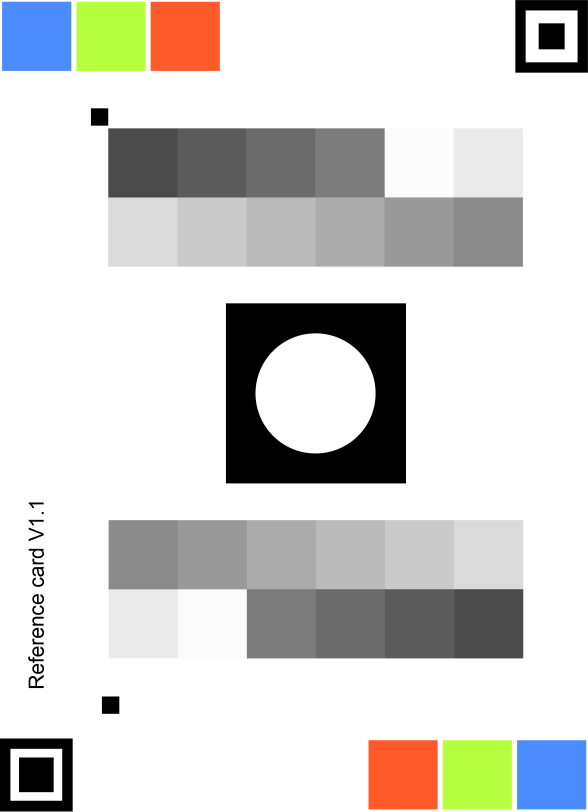
#> input picture RC v1.1.jpg, 1764 x 2434 px (shown at 1/3 size)
$ python convex_hull.py --input 'RC v1.1.jpg'
#> lines starting #> are read from the running program, lines starting #| are printed output that depends on the picture; after the words box and inside, x2 and y2 are one past the last pixel; in counts of white or black regions, pixels touching at a corner belong together
from __future__ import print_function
import cv2 as cv
import numpy as np
import argparse
import random as rng
rng.seed(12345)


def thresh_callback(val):
    threshold = val
    # Detect edges using Canny
    # canny_output = cv.Canny(src_gray, threshold, threshold * 2)
    th, canny_output = cv.threshold(src_gray, 127, 255, cv.THRESH_BINARY_INV)

    # Find contours
    contours, _ = cv.findContours(
        canny_output.copy(), cv.RETR_TREE, cv.CHAIN_APPROX_SIMPLE)
    choosen = cv.drawContours(
        canny_output, contours,
        -1, (255), thickness=cv.FILLED
    )

    cv.imshow("window", choosen)
    cv.waitKey(0)
    return

    # Find the convex hull object for each contour
    hull_list = []
    for i in range(len(contours)):
        hull = cv.convexHull(contours[i])
        hull_list.append(hull)
    # Draw contours + hull results
    drawing = np.zeros(
        (canny_output.shape[0], canny_output.shape[1], 3), dtype=np.uint8)
    for i in range(len(contours)):
        color = (rng.randint(0, 256), rng.randint(0, 256), rng.randint(0, 256))
        cv.drawContours(drawing, contours, i, color)
        cv.drawContours(drawing, hull_list, i, color)
    # Show in a window
    # cv.imshow('Contours', drawing)


# Load source image
parser = argparse.ArgumentParser(description='Code for Convex Hull tutorial.')
parser.add_argument('--input', help='Path to input image.',
                    default='stuff.jpg')
args = parser.parse_args()
src = cv.imread(cv.samples.findFile(args.input))
#> src is the input picture: shape (2434, 1764, 3); mean B, G, R 208.8, 211.3, 211.9
if src is None:
    print('Could not open or find the image:', args.input)
    exit(0)
# Convert image to gray and blur it
src_gray = cv.cvtColor(src, cv.COLOR_BGR2GRAY)
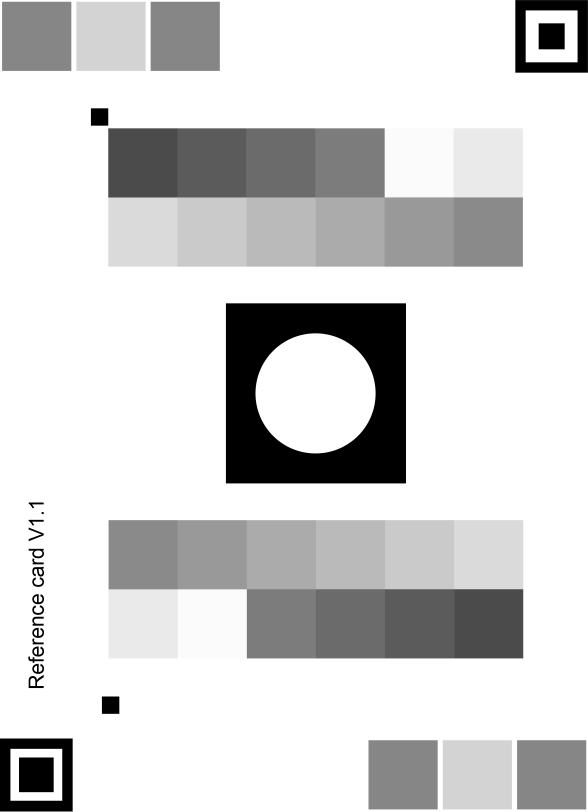
#> src_gray: shape (2434, 1764) (shown at 1/3 size); min 0, max 255, mean 211.2
src_gray = cv.blur(src_gray, (3, 3))
# Create Window
source_window = 'Source'
cv.namedWindow(source_window)
# cv.imshow(source_window, src)
max_thresh = 255
thresh = 127  # initial threshold
cv.createTrackbar('Canny thresh:', source_window,
                  thresh, max_thresh, thresh_callback)
thresh_callback(thresh)
#> in thresh_callback, `th, canny_output = cv.threshold(src_gray, 127, 255, cv.THRESH_BINARY_I..`:
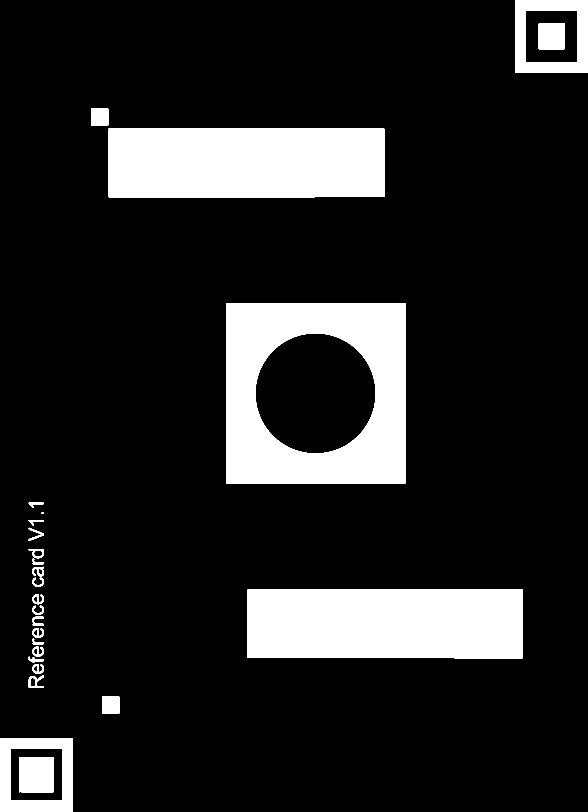
#> canny_output: shape (2434, 1764) (shown at 1/3 size); 14.1% white; 26 white regions
#> in thresh_callback, `contours, _ = cv.findContours( canny_output.copy(), cv.RETR_TREE, cv.C..`: contours = 36 contours; largest, box (x1, y1, x2, y2) and area: (678, 910, 1218, 1450) 290520, (742, 1768, 1569, 1975) 169328, (325, 386, 1153, 592) 169327, (765, 999, 1128, 1361) 102512, (0, 2215, 218, 2434) 47091
cv.waitKey()

$ run again, on RC_RGB_v1.2.jpg
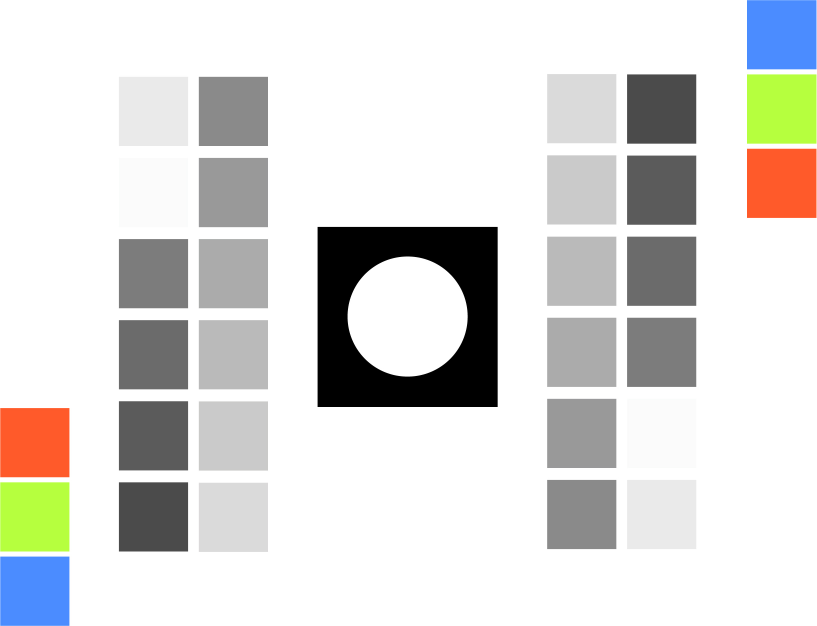
#> input picture RC_RGB_v1.2.jpg, 2449 x 1878 px (shown at 1/3 size)
#> src is the input picture: shape (1878, 2449, 3); mean B, G, R 216.1, 218.4, 218.9
#> `src_gray = cv.cvtColor(src, cv.COLOR_BGR2GRAY)`:
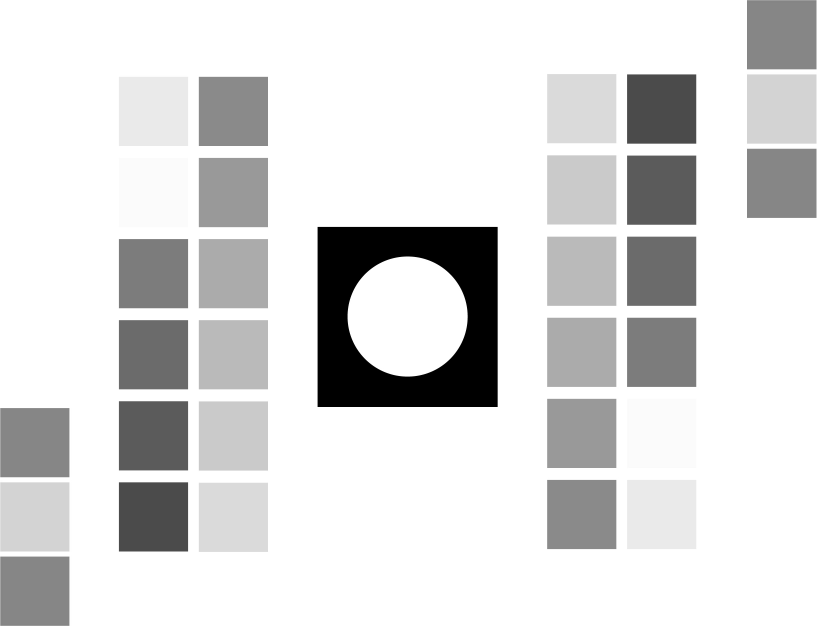
#> src_gray: shape (1878, 2449) (shown at 1/3 size); min 0, max 255, mean 218.3
#> in thresh_callback, `th, canny_output = cv.threshold(src_gray, 127, 255, cv.THRESH_BINARY_I..`:
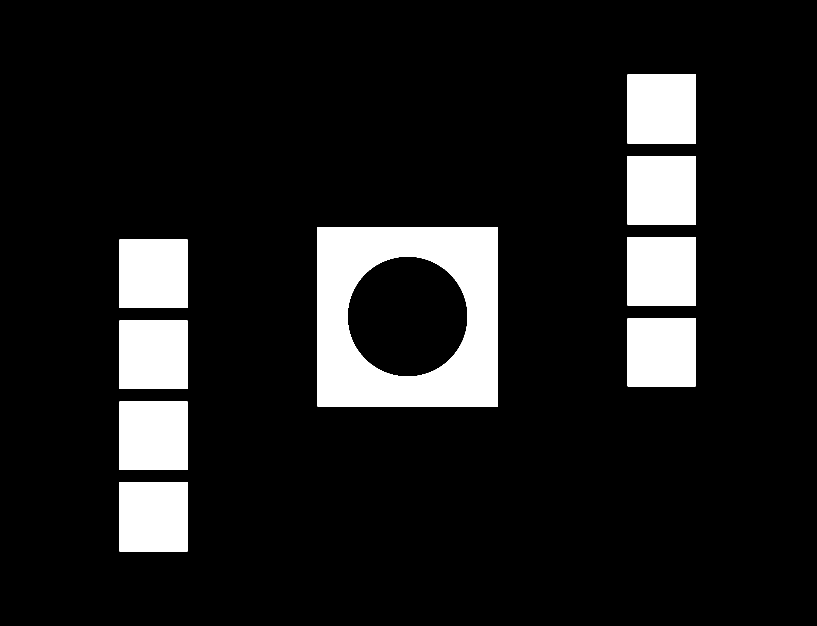
#> canny_output: shape (1878, 2449) (shown at 1/3 size); 11.5% white; 9 white regions
#> contours = 10 contours; largest, box (x1, y1, x2, y2) and area: (953, 681, 1493, 1221) 290520, (1042, 768, 1404, 1131) 102512, (357, 1448, 564, 1654) 42229, (1882, 224, 2088, 430) 42025, (1882, 711, 2088, 916) 41820

$ run again, on RC_RGB_v1.2.1.png
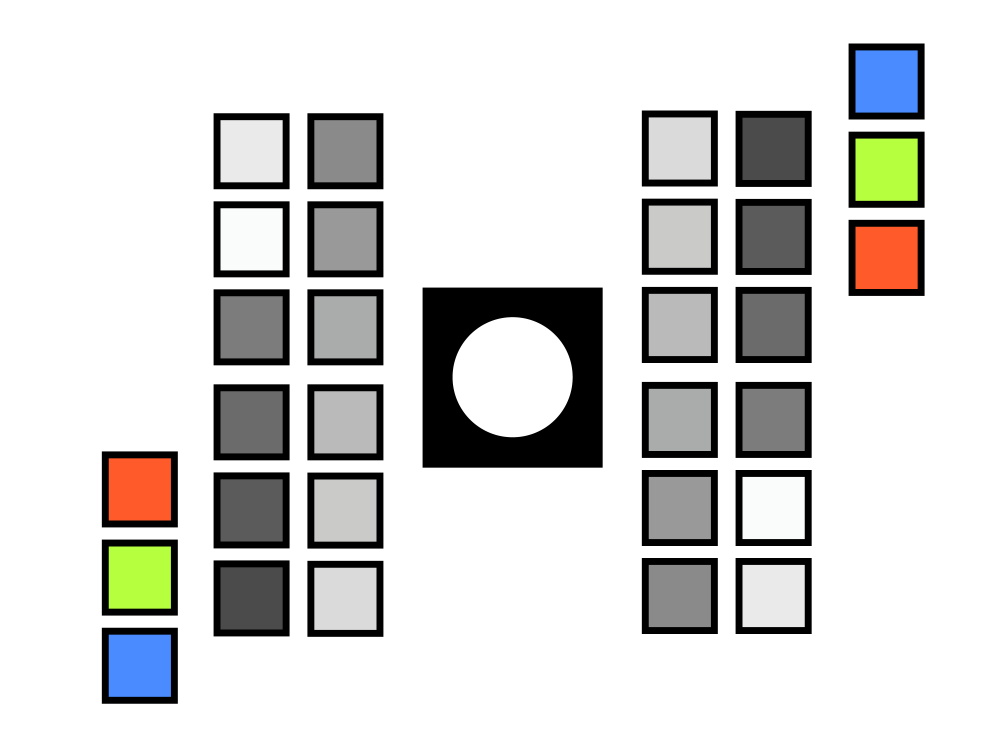
#> input picture RC_RGB_v1.2.1.png, 3001 x 2251 px (shown at 1/3 size)
#> src is the input picture: shape (2251, 3001, 3); mean B, G, R 212.7, 214, 214.3
#> `src_gray = cv.cvtColor(src, cv.COLOR_BGR2GRAY)`:
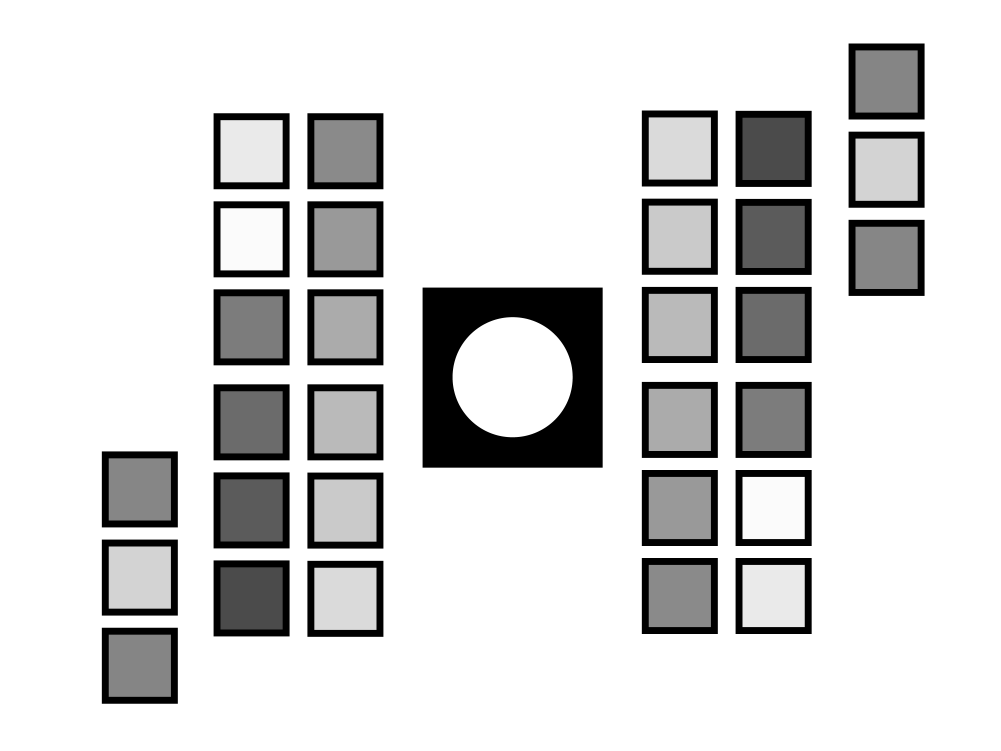
#> src_gray: shape (2251, 3001) (shown at 1/3 size); min 0, max 255, mean 214
#> in thresh_callback, `th, canny_output = cv.threshold(src_gray, 127, 255, cv.THRESH_BINARY_I..`:
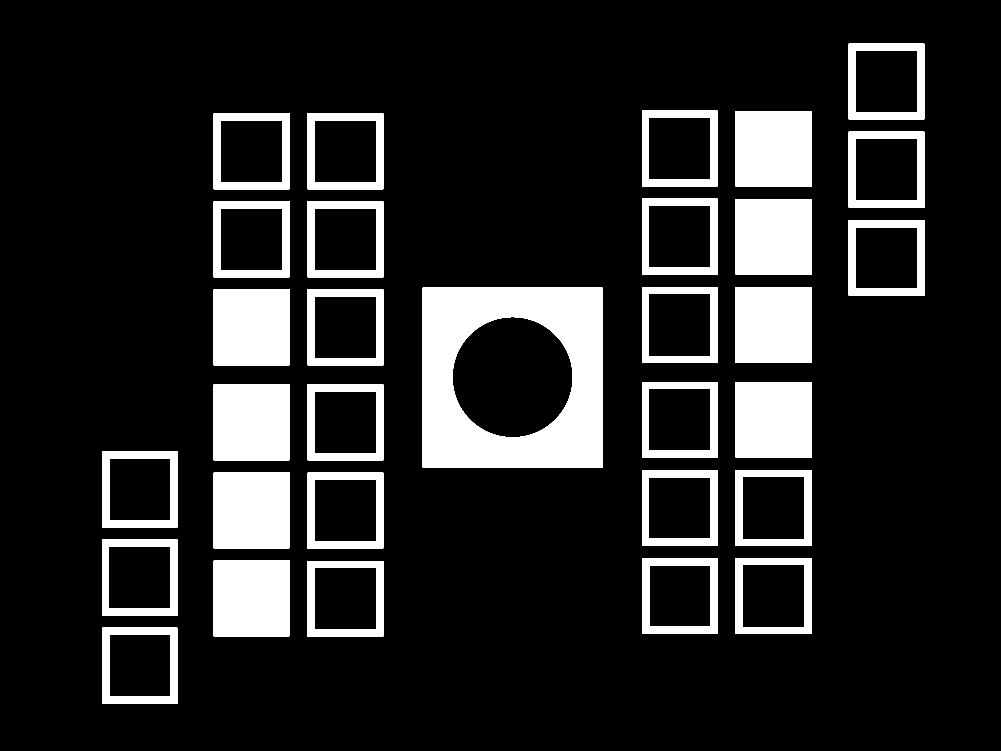
#> canny_output: shape (2251, 3001) (shown at 1/3 size); 14.7% white; 31 white regions
#> contours = 54 contours; largest, box (x1, y1, x2, y2) and area: (1268, 863, 1808, 1403) 290520, (1357, 950, 1719, 1313) 102524, (2207, 861, 2435, 1089) 51528, (2207, 1674, 2435, 1902) 51528, (2207, 1410, 2435, 1638) 51528

$ run again, on RC_RGB_v1.2.2.png
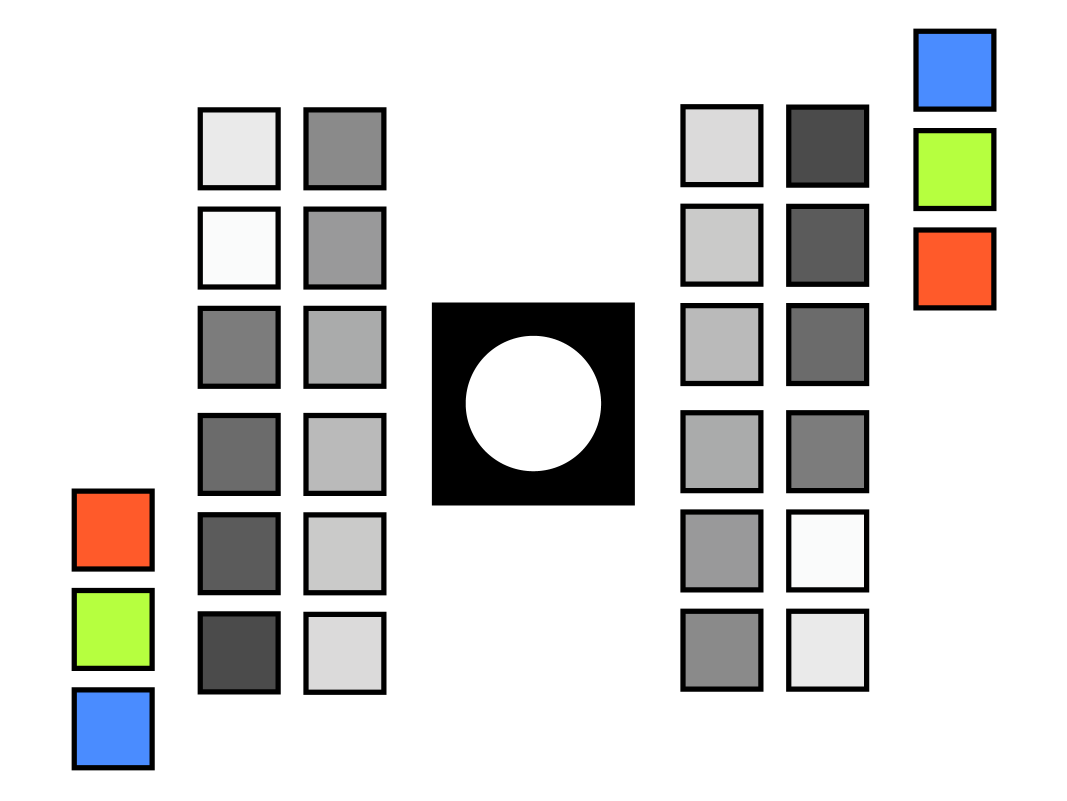
#> input picture RC_RGB_v1.2.2.png, 4268 x 3201 px (shown at 1/4 size)
#> src is the input picture: shape (3201, 4268, 3); mean B, G, R 213.6, 215.2, 215.5
#> `src_gray = cv.cvtColor(src, cv.COLOR_BGR2GRAY)`:
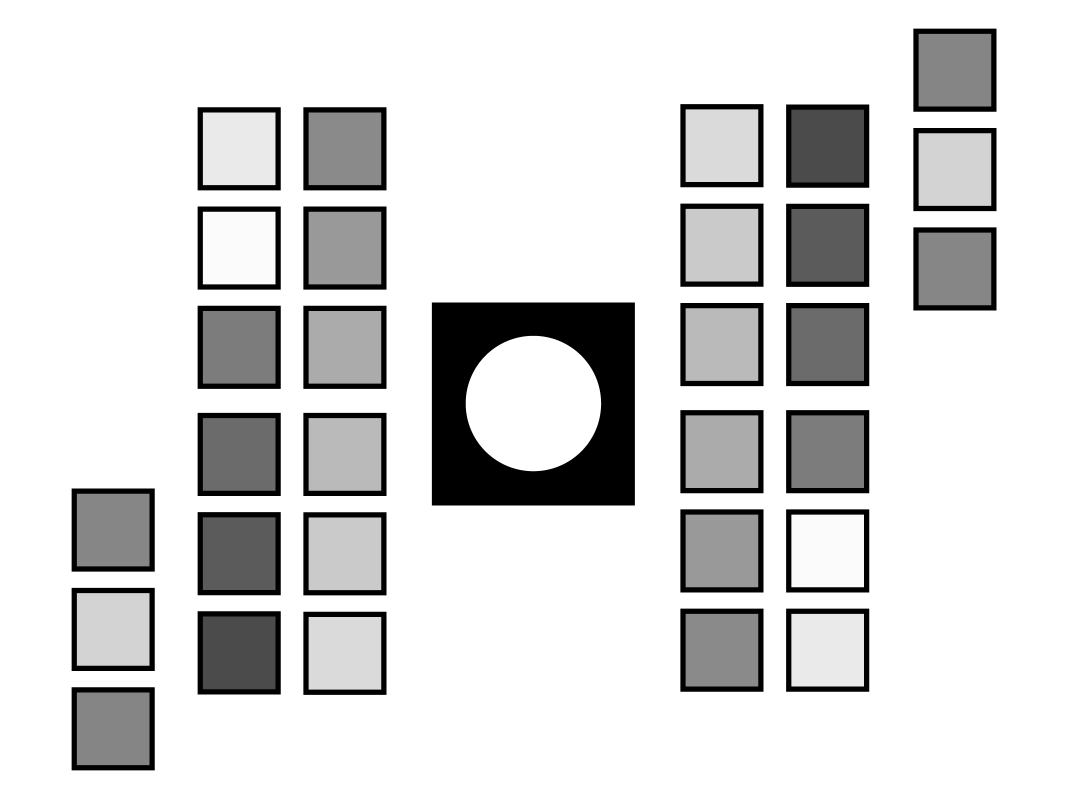
#> src_gray: shape (3201, 4268) (shown at 1/4 size); min 0, max 255, mean 215.1
#> in thresh_callback, `th, canny_output = cv.threshold(src_gray, 127, 255, cv.THRESH_BINARY_I..`:
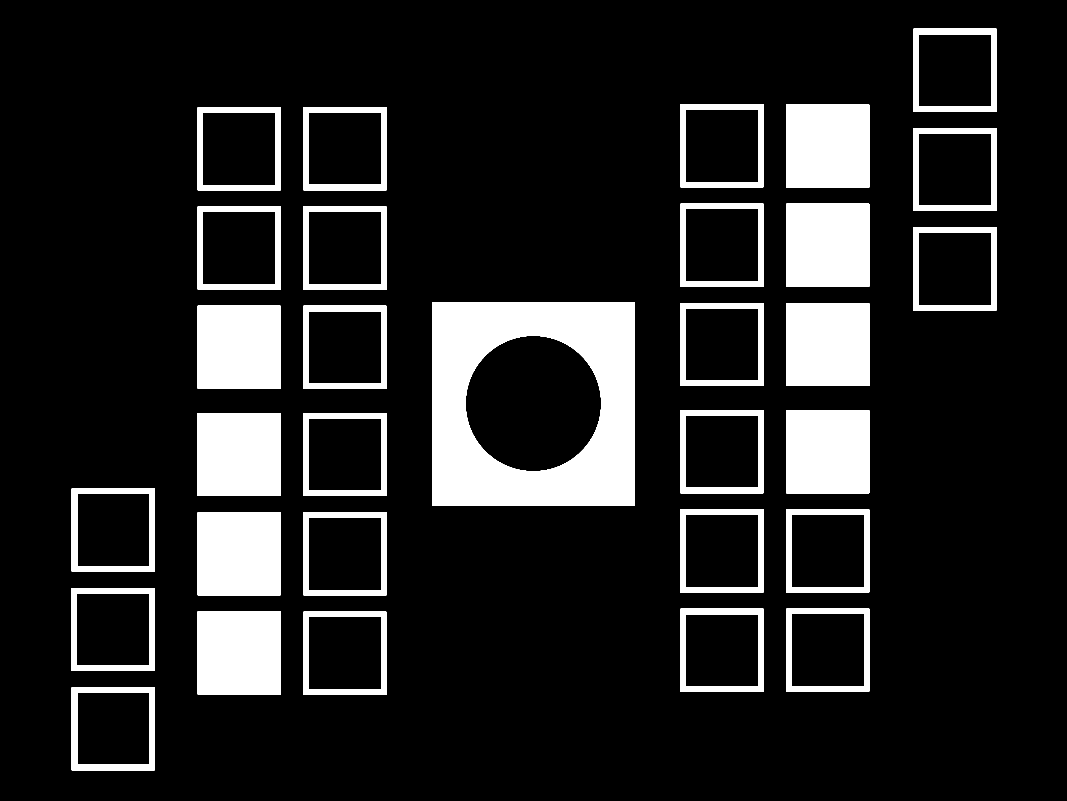
#> canny_output: shape (3201, 4268) (shown at 1/4 size); 13.9% white; 31 white regions
#> contours = 54 contours; largest, box (x1, y1, x2, y2) and area: (1728, 1210, 2539, 2022) 656910, (1862, 1342, 2406, 1886) 231409, (791, 2445, 1123, 2778) 109891, (3145, 418, 3477, 751) 109891, (287, 2749, 619, 3081) 109560
